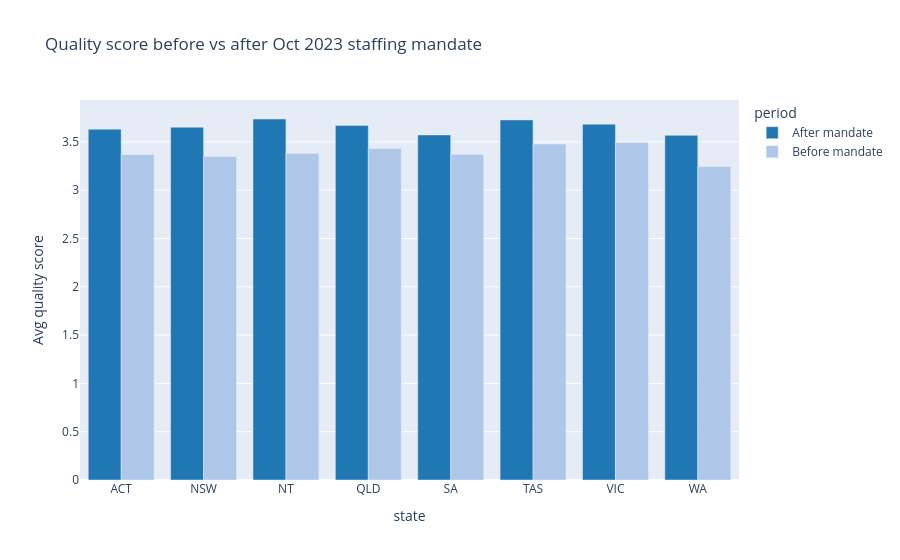

Notebook source saved alongside this figure:
### Code cell
# National avg quality before vs after mandate
MANDATE = pd.Timestamp('2023-10-01')
ratings['period'] = ratings['snapshot_date'].apply(
    lambda d: 'After mandate' if d >= MANDATE else 'Before mandate'
)

mandate_compare = (
    ratings.groupby(['state','period'])['quality_score']
    .mean().reset_index()
)

fig = px.bar(
    mandate_compare, x='state', y='quality_score', color='period',
    barmode='group',
    title='Quality score before vs after Oct 2023 staffing mandate',
    labels={'quality_score':'Avg quality score'},
    color_discrete_map={'Before mandate':'#aec7e8','After mandate':'#1f77b4'}
)
fig.show()

### Figure 1 — Plotly figure (JSON) as saved in the notebook; plotly's stock layout.template omitted (floating-point values rounded to 4 significant figures)
{"data": [{"alignmentgroup": "True", "hovertemplate": "period=After mandate<br>state=%{x}<br>Avg quality score=%{y}<extra></extra>", "legendgroup": "After mandate", "marker": {"color": "#1f77b4", "pattern": {"shape": ""}}, "name": "After mandate", "offsetgroup": "After mandate", "orientation": "v", "showlegend": true, "textposition": "auto", "type": "bar", "x": ["ACT", "NSW", "NT", "QLD", "SA", "TAS", "VIC", "WA"], "xaxis": "x", "y": [3.632, 3.652, 3.737, 3.67, 3.572, 3.728, 3.683, 3.568], "yaxis": "y"}, {"alignmentgroup": "True", "hovertemplate": "period=Before mandate<br>state=%{x}<br>Avg quality score=%{y}<extra></extra>", "legendgroup": "Before mandate", "marker": {"color": "#aec7e8", "pattern": {"shape": ""}}, "name": "Before mandate", "offsetgroup": "Before mandate", "orientation": "v", "showlegend": true, "textposition": "auto", "type": "bar", "x": ["ACT", "NSW", "NT", "QLD", "SA", "TAS", "VIC", "WA"], "xaxis": "x", "y": [3.37, 3.349, 3.381, 3.432, 3.371, 3.478, 3.493, 3.244], "yaxis": "y"}], "layout": {"barmode": "group", "legend": {"title": {"text": "period"}, "tracegroupgap": 0}, "title": {"text": "Quality score before vs after Oct 2023 staffing mandate"}, "xaxis": {"anchor": "y", "domain": [0, 1], "title": {"text": "state"}}, "yaxis": {"anchor": "x", "domain": [0, 1], "title": {"text": "Avg quality score"}}}}
